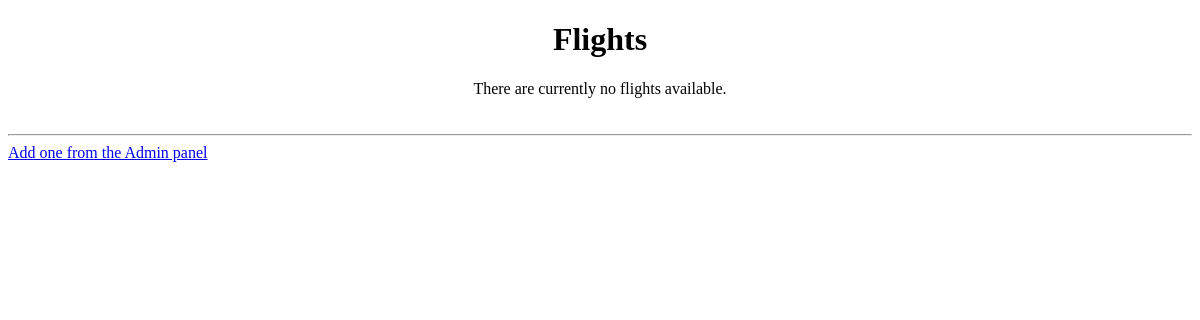
Before: / with the older database file.
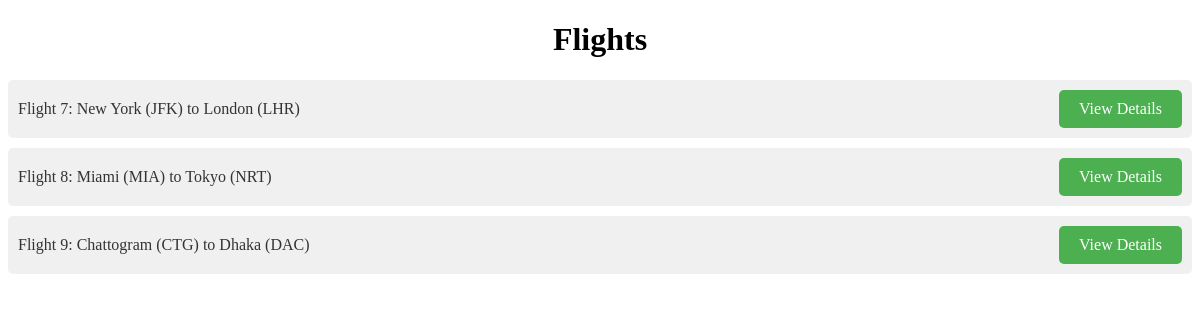
After: the same page with the newer database file.
### flights/models.py (models this page shows, shortened)
class Flight(models.Model):
    origin = models.ForeignKey(Airport, on_delete=models.CASCADE, related_name="departures")
    destination = models.ForeignKey(Airport, on_delete=models.CASCADE, related_name="arrivals")
    duration = models.IntegerField()

class Airport(models.Model):
    code = models.CharField(max_length=3)
    city = models.CharField(max_length=64)
    def __str__(this):
        return f"{this.city} ({this.code})"

### flights/views.py (the view)
# urls.py: path("", views.index, name="index"),
def index(request):
    return render(request, "flights/index.html", {
        "flights": Flight.objects.all()
    })

### flights/templates/flights/index.html (shortened to what this page needs)
{% extends "flights/layout.html" %}
{% block body %}
    <h1 align="center">Flights</h1>
    <ul>
        {% for flight in flights %}
            <li>
                <div id="flight-view">
                    Flight {{ flight.id }}: {{ flight.origin }} to {{ flight.destination }}
                    <a id="view-details" href="{% url 'flight' flight.id %}">View Details</a>
                </div>
            </li>
        {% empty %}
            <li align="center">There are currently no flights available.</li>
	    <br><hr>
            <a href="admin/">Add one from the Admin panel</a>
        {% endfor %}
    </ul>
{% endblock %}

### flights/templates/flights/layout.html (shortened to what this page needs)
<!DOCTYPE html>
<html lang="en">
    <head>
    </head>
    <body>
        {%block body%}
        {%endblock%}
    </body>
</html>

### flights/templates/flights/index.html (style rules this page uses)
ul { list-style: none; padding: 0; }
li { margin-bottom: 10px; }
#flight-view { position: relative; display: flex; justify-content: space-between; align-items: center; text-decoration: none; color: #333; padding: 10px; border-radius: 5px; background-color: #f0f0f0; transition: background-color 0.3s; }
#view-details { padding: 10px 20px; background-color: #4CAF50; color: white; border: none; border-radius: 5px; cursor: pointer; text-decoration: none; }

Changed rows visible on the page:
added Flight: id "7", origin "New York (JFK)", destination "London (LHR)"
added Flight: id "8", origin "Miami (MIA)", destination "Tokyo (NRT)"
added Flight: id "9", origin "Chattogram (CTG)", destination "Dhaka (DAC)"
Other visible differences:
text no longer shown: "There are currently no flights available. Add one from the Admin panel"
